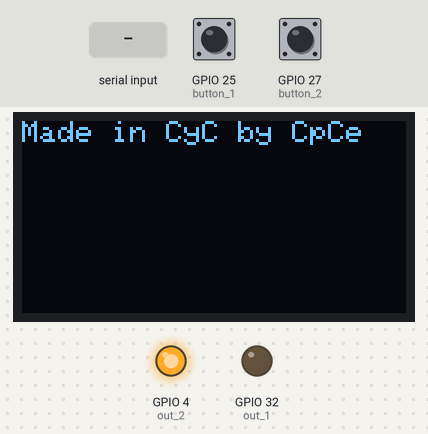
Bench run of a sketch on a simulated ESP32. Parts: 128×64 one-colour display, output pins drawn as LEDs (lit = HIGH). Inputs (shaded band) come from the test bench; at power-on: GPIO 25 (button_1) LOW, GPIO 27 (button_2) LOW. Storage starts empty; what the sketch prints to the serial monitor is not drawn.

Above: at 3.2 s.
3.3 s: GPIO 25 (button_1) pulled HIGH for 3.2 s
At 7.3 s:
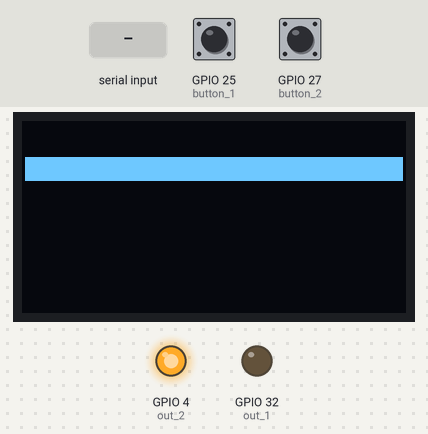
8.0 s: ":" received over the second serial link
At 9.1 s:
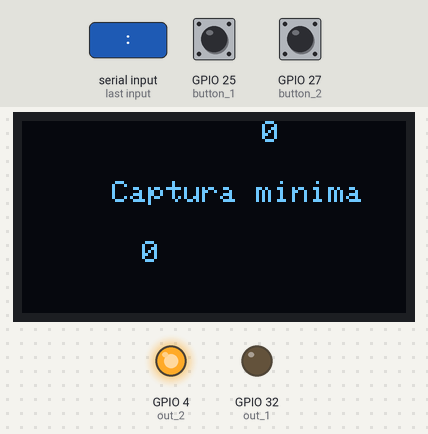
9.5 s: GPIO 27 (button_2) pulled HIGH for 1 s
At 10.27 s:
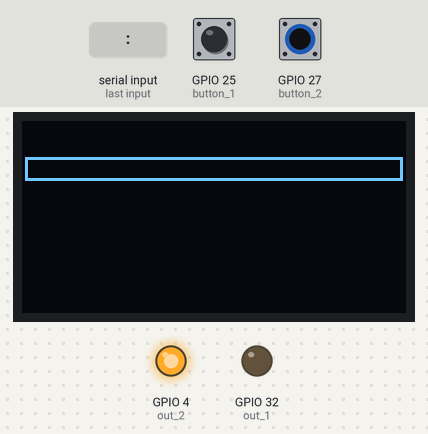
11.1 s: "90:45\n" received over the second serial link
At 13.1 s:
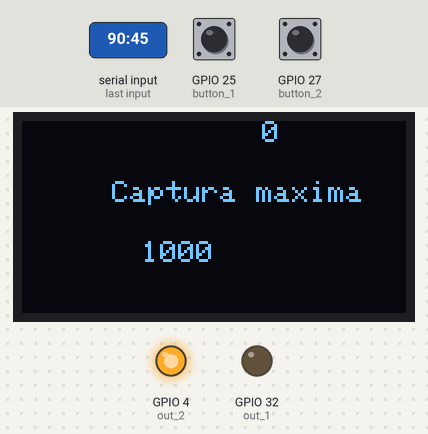
14.1 s: GPIO 27 (button_2) pulled HIGH for 3.2 s
At 15.37 s:
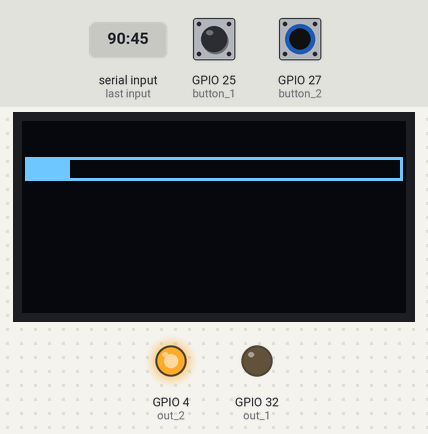
Timing chart, 0 to 17.1 s (numbered marks = the images above; inputs shaded):
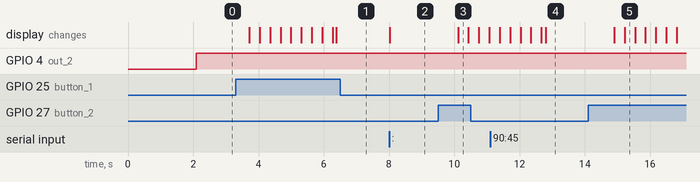

The sketch:

SensorDistance.ino
```cpp
#include <SPIFFS.h>
#include <SPI.h>
#include <Wire.h>
#include <Adafruit_GFX.h>
#include <Adafruit_SSD1306.h>
#include <ArduinoJson.h>

#define SCREEN_WIDTH 128
#define SCREEN_HEIGHT 64
#define OLED_RESET -1
#define SCREEN_ADDRESS 0x3C

Adafruit_SSD1306 display(SCREEN_WIDTH, SCREEN_HEIGHT, &Wire, OLED_RESET);

#define RXD2 16
#define TXD2 17

#define button_1 25
#define button_2 27
#define out_1 32
#define out_2 4

String dataSerial2 = "";  // Datos recibidos en el puerto serie 2
int min_d = 300;          // Valor por defecto de distancia minimo
int max_d = 1000;         // Valor por defecto de distancia maxima
String estado_on = "";
String estado_off = "";
int distance = 0;
int distance_min = 0;
int distance_max = 0;
bool error = false;


// Variables globales de tiempo
unsigned long work_1 = 0;
unsigned long work_2 = 0;
unsigned long work_3 = 0;
unsigned long work_4 = 0;
unsigned long work_5 = 0;
unsigned long work_6 = 0;
unsigned long work_7 = 0;
unsigned long work_8 = 0;


void setup() {
  Serial.begin(115200);
  Serial2.begin(115200, SERIAL_8N1, RXD2, TXD2);

  // Iniciamos la lectura de la memoria interna
  if (!SPIFFS.begin(true)) {
    Serial.println("A ocurrido un error al montar SPIFFS");
    return;
  }

  // Listamos los archivos existentes en memoria
  listFilles();
  readJson();

  if (!display.begin(SSD1306_SWITCHCAPVCC, SCREEN_ADDRESS)) {
    Serial.println(F("SSD1306 allocation failed"));
    for (;;)
      ;
  }

  display.clearDisplay();

  display.setTextSize(1);               // Normal 1:1 pixel scale
  display.setTextColor(SSD1306_WHITE);  // Draw white text
  display.setCursor(0, 0);              // Start at top-left corner
  display.println(F("Made in CyC by CpCe"));
  display.display();
  delay(2000);

  pinMode(button_1, INPUT);
  pinMode(button_2, INPUT);
  pinMode(out_1, OUTPUT);
  pinMode(out_2, OUTPUT);
}

void loop() {

  if (Serial2.available()) {
    char c = Serial2.read();
    if (c == ':') {
      distance = processReceivedData();
      //Serial.println(distance);
      inicio(distance, min_d, max_d, estado_on, estado_off);
      dataSerial2 = "";
    } else {
      dataSerial2 += c;
    }
  }

  // Verificar el estado del rango, si esta dentro de el o no lo esta
  if (millis() - work_1 >= 100) {
    work_1 = millis();
    if (distance <= min_d || distance >= max_d) {
      digitalWrite(out_1, 0);  // Deshabilita el encendido
      estado_on = "Off";
      digitalWrite(out_2, 1);  // Habilita el apagado
      estado_off = "On";
    } else {
      digitalWrite(out_1, 1);  // Habilita el encendido
      estado_on = "On";
      digitalWrite(out_2, 0);  // Deshabilita el apagado
      estado_off = "Off";
    }
  }

  if (millis() - work_2 >= 400) {
    work_2 = millis();

    bool state_1 = digitalRead(button_1);  //Lectura de botones
    bool state_2 = digitalRead(button_2);  //Lectura de botones

    if (state_1 && !state_2) {
      resta();
    }
    if (state_2 && !state_1) {
      suma();
    }
  }
}

void inicio(int dato, int mini, int maxi, String on, String off) {

  float result = dato * 0.001;
  display.clearDisplay();

  display.setTextSize(1);               // Normal 1:1 pixel scale
  display.setTextColor(SSD1306_WHITE);  // Draw white text
  display.setCursor(0, 0);              // Start at top-left corner
  display.println(dato);

  display.setTextSize(1);               // Normal 1:1 pixel scale
  display.setTextColor(SSD1306_WHITE);  // Draw white text
  display.setCursor(0, 20);             // Start at top-left corner
  display.println(mini);

  display.setTextSize(1);               // Normal 1:1 pixel scale
  display.setTextColor(SSD1306_WHITE);  // Draw white text
  display.setCursor(0, 40);             // Start at top-left corner
  display.println(maxi);

  display.setTextSize(1);               // Normal 1:1 pixel scale
  display.setTextColor(SSD1306_WHITE);  // Draw white text
  display.setCursor(40, 20);            // Start at top-left corner
  display.println("Encendido: ");

  display.setTextSize(1);               // Normal 1:1 pixel scale
  display.setTextColor(SSD1306_WHITE);  // Draw white text
  display.setCursor(110, 20);           // Start at top-left corner
  display.println(on);

  display.setTextSize(1);               // Normal 1:1 pixel scale
  display.setTextColor(SSD1306_WHITE);  // Draw white text
  display.setCursor(40, 40);            // Start at top-left corner
  display.println("Apagado: ");

  display.setTextSize(1);               // Normal 1:1 pixel scale
  display.setTextColor(SSD1306_WHITE);  // Draw white text
  display.setCursor(110, 40);           // Start at top-left corner
  display.println(off);
  display.display();
}

void resta() {
  displayProgressBar(100, 100, 1);
  while (true) {

    int capture_min;

    if (Serial2.available()) {
      char c = Serial2.read();
      if (c == ':') {
        distance_min = processReceivedData();

        display.clearDisplay();

        display.setTextSize(1);               // Normal 1:1 pixel scale
        display.setTextColor(SSD1306_WHITE);  // Draw white text
        display.setCursor(80, 0);             // Start at top-left corner
        display.println(distance_min);

        display.setTextSize(1);               // Normal 1:1 pixel scale
        display.setTextColor(SSD1306_WHITE);  // Draw white text
        display.setCursor(30, 20);            // Start at top-left corner
        display.println("Captura minima");

        display.setTextSize(1);               // Normal 1:1 pixel scale
        display.setTextColor(SSD1306_WHITE);  // Draw white text
        display.setCursor(40, 40);            // Start at top-left corner
        display.println(capture_min);

        display.display();

        dataSerial2 = "";
      } else {
        dataSerial2 += c;
      }
    }

    if (millis() - work_3 >= 300) {
      work_3 = millis();
      bool state_1 = digitalRead(button_1);  //Lectura de botones

      if (state_1) {
        capture_min = distance_min;
        min_d = capture_min;
        recDataJson();
      } else {
        capture_min = min_d;
      }

      if (min_d > max_d) {
        error = true;
        error_min("El valor minimo no puede ser mayor al valor maximo");
      }
    }

    if (millis() - work_4 >= 320) {
      work_4 = millis();
      bool state_2 = digitalRead(button_2);  //Lectura de botones

      if (state_2) {
        delay(500);
        break;
      }
    }
  }
}

void suma() {
  displayProgressBar(100, 100, 1);
  while (true) {
    int capture_max;
    if (Serial2.available()) {
      char c = Serial2.read();
      if (c == ':') {
        distance_max = processReceivedData();

        display.clearDisplay();
        display.setTextSize(1);               // Normal 1:1 pixel scale
        display.setTextColor(SSD1306_WHITE);  // Draw white text
        display.setCursor(80, 0);             // Start at top-left corner
        display.println(distance_max);

        display.setTextSize(1);               // Normal 1:1 pixel scale
        display.setTextColor(SSD1306_WHITE);  // Draw white text
        display.setCursor(30, 20);            // Start at top-left corner
        display.println("Captura maxima");

        display.setTextSize(1);               // Normal 1:1 pixel scale
        display.setTextColor(SSD1306_WHITE);  // Draw white text
        display.setCursor(40, 40);            // Start at top-left corner
        display.println(capture_max);

        display.display();

        dataSerial2 = "";
      } else {
        dataSerial2 += c;
      }
    }

    if (millis() - work_5 >= 300) {
      work_5 = millis();
      bool state_1 = digitalRead(button_1);  //Lectura de botones
      if (state_1) {
        capture_max = distance_max;
        max_d = capture_max;
        recDataJson();
      } else {
        capture_max = max_d;
      }

      if (max_d < min_d) {
        error = true;
        error_max("El valor maximo no puede ser menor al valor minimo");
      }
    }

    if (millis() - work_6 >= 320) {
      work_6 = millis();
      bool state_2 = digitalRead(button_2);  //Lectura de botones

      if (state_2) {
        delay(500);
        break;
      }
    }
  }
}

void error_min(String e) {

  display.clearDisplay();

  display.setTextSize(1);               // Normal 1:1 pixel scale
  display.setTextColor(SSD1306_WHITE);  // Draw white text
  display.setCursor(0, 0);              // Start at top-left corner
  display.println(e);

  display.display();

  delay(3500);
  min_d = 0;
}

void error_max(String e) {

  display.clearDisplay();

  display.setTextSize(1);               // Normal 1:1 pixel scale
  display.setTextColor(SSD1306_WHITE);  // Draw white text
  display.setCursor(0, 0);              // Start at top-left corner
  display.println(e);

  display.display();

  delay(3500);
  max_d = 9999;
}

void displayProgressBar(int progress, int totalProgress, int delayTime) {
  // Borramos la pantalla OLED
  display.clearDisplay();

  // Bucle "for" para actualizar el progreso de la barra
  for (int i = 0; i <= progress; i++) {
    // Calculamos el ancho de la barra en función del progreso
    int barWidth = map(i, 0, totalProgress, 0, display.width() - 2);

    // Dibujamos la barra de carga en la pantalla
    display.drawRect(1, 12, display.width() - 2, 8, WHITE);
    display.fillRect(1, 12, barWidth, 8, WHITE);
    display.display();

    // Pequeña pausa para visualizar el progreso
    delay(delayTime);
  }
}

int processReceivedData() {
  int endPos = dataSerial2.indexOf("mm");
  if (endPos != -1) {
    String numericValues = dataSerial2.substring(1, endPos);
    return numericValues.toInt();
  }
  return 0;
}

void listFilles() {
  File root = SPIFFS.open("/");
  File file = root.openNextFile();
  while (file) {
    Serial.print("ARCHIVO: ");
    Serial.println(file.name());
    file = root.openNextFile();
  }
  root.close();
  file.close();
}

void readJson() {

  File file = SPIFFS.open("/datos.json");
  if (file) {
    StaticJsonDocument<255> doc;
    DeserializationError error = deserializeJson(doc, file);

    if (error) {
      Serial.print(F("deserializeJson() failed: "));
      Serial.println(error.f_str());
      return;
    } else {
      min_d = doc["min_d"];
      max_d = doc["max_d"];

      Serial.println("min_d: " + min_d);
      Serial.println("max_d: " + max_d);
    }
    file.close();
  }
}

void recDataJson() {

  File outfile = SPIFFS.open("/datos.json", "w");
  StaticJsonDocument<255> object;
  object["min_d"] = min_d;
  object["max_d"] = max_d;

  if (serializeJson(object, outfile) == 0) {
    Serial.println("Error al grabar archivo");
  } else {
    Serial.println("Archivo Grabado");
  }
  outfile.close();
}
```

Measured:
- after the input at 3.3 s, the display: first changes after 0.42 s (image 1 shows a later state)
- after the input at 8.0 s, the display: changes at once (image 2)
- after the input at 9.5 s, the display: changes after 0.61 s (image 3)
- after the input at 11.1 s, the display: first differs from a run without the input after 1.7 s (image 4)
- after the input at 14.1 s, the display: first changes after 0.80 s (image 5 shows a later state)
